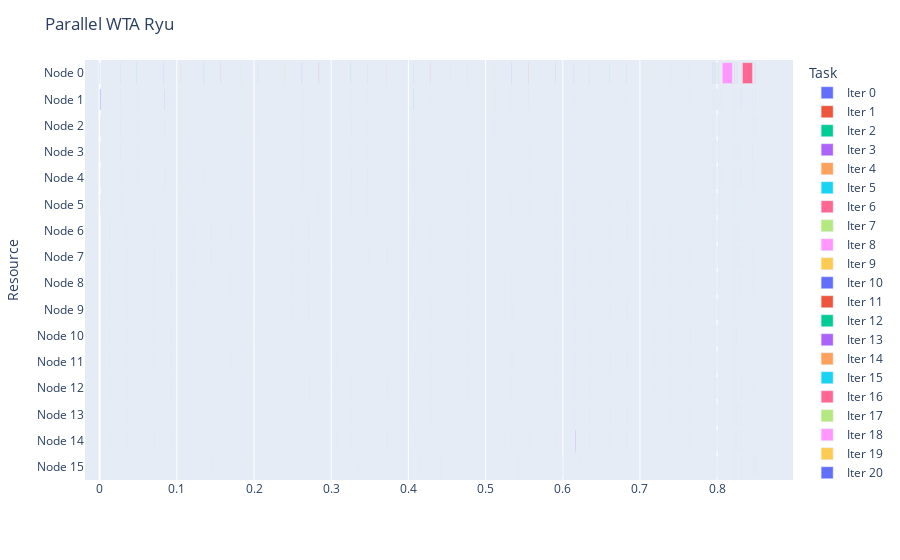

This figure's notebook cell:
### Code cell
# Ryu
fig = getDataGantt(logs[4], "Parallel WTA Ryu")
fig.show()
